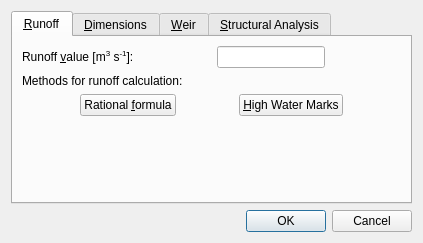
<?xml version="1.0" encoding="UTF-8"?>
<ui version="4.0">
 <class>SimpleDesign</class>
 <widget class="QDialog" name="SimpleDesign">
  <property name="geometry">
   <rect>
    <x>0</x>
    <y>0</y>
    <width>423</width>
    <height>236</height>
   </rect>
  </property>
  <property name="windowTitle">
   <string>Simple Design</string>
  </property>
  <layout class="QVBoxLayout" name="verticalLayout_2">
   <item>
    <widget class="QTabWidget" name="tabWidget">
     <property name="currentIndex">
      <number>0</number>
     </property>
     <widget class="QWidget" name="tabRunoff">
      <attribute name="title">
       <string>&amp;Runoff</string>
      </attribute>
      <layout class="QVBoxLayout" name="verticalLayout">
       <item>
        <layout class="QHBoxLayout" name="horizontalLayout">
         <item>
          <widget class="QLabel" name="label">
           <property name="text">
            <string>&lt;html&gt;&lt;head/&gt;&lt;body&gt;&lt;p&gt;Runoff &amp;amp;value [m&lt;span style=&quot; vertical-align:super;&quot;&gt;3&lt;/span&gt; s&lt;span style=&quot; vertical-align:super;&quot;&gt;-1&lt;/span&gt;]:&lt;/p&gt;&lt;/body&gt;&lt;/html&gt;</string>
           </property>
           <property name="buddy">
            <cstring>runoff</cstring>
           </property>
          </widget>
         </item>
         <item>
          <spacer name="horizontalSpacer_12">
           <property name="orientation">
            <enum>Qt::Horizontal</enum>
           </property>
           <property name="sizeHint" stdset="0">
            <size>
             <width>40</width>
             <height>20</height>
            </size>
           </property>
          </spacer>
         </item>
         <item>
          <widget class="QLineEdit" name="runoff">
           <property name="alignment">
            <set>Qt::AlignRight|Qt::AlignTrailing|Qt::AlignVCenter</set>
           </property>
          </widget>
         </item>
         <item>
          <spacer name="horizontalSpacer">
           <property name="orientation">
            <enum>Qt::Horizontal</enum>
           </property>
           <property name="sizeHint" stdset="0">
            <size>
             <width>40</width>
             <height>20</height>
            </size>
           </property>
          </spacer>
         </item>
        </layout>
       </item>
       <item>
        <widget class="QLabel" name="label_2">
         <property name="text">
          <string>Methods for runoff calculation:</string>
         </property>
         <property name="buddy">
          <cstring>runoffRationalFormula</cstring>
         </property>
        </widget>
       </item>
       <item>
        <layout class="QGridLayout" name="gridLayout_3">
         <item row="0" column="0">
          <spacer name="horizontalSpacer_2">
           <property name="orientation">
            <enum>Qt::Horizontal</enum>
           </property>
           <property name="sizeHint" stdset="0">
            <size>
             <width>40</width>
             <height>20</height>
            </size>
           </property>
          </spacer>
         </item>
         <item row="0" column="1">
          <widget class="QPushButton" name="runoffRationalFormula">
           <property name="text">
            <string>Rational &amp;formula</string>
           </property>
          </widget>
         </item>
         <item row="0" column="2">
          <spacer name="horizontalSpacer_3">
           <property name="orientation">
            <enum>Qt::Horizontal</enum>
           </property>
           <property name="sizeHint" stdset="0">
            <size>
             <width>40</width>
             <height>20</height>
            </size>
           </property>
          </spacer>
         </item>
         <item row="0" column="3">
          <widget class="QPushButton" name="runoffWaterMarks">
           <property name="text">
            <string>&amp;High Water Marks</string>
           </property>
          </widget>
         </item>
         <item row="0" column="4">
          <spacer name="horizontalSpacer_18">
           <property name="orientation">
            <enum>Qt::Horizontal</enum>
           </property>
           <property name="sizeHint" stdset="0">
            <size>
             <width>40</width>
             <height>20</height>
            </size>
           </property>
          </spacer>
         </item>
        </layout>
       </item>
       <item>
        <spacer name="verticalSpacer_3">
         <property name="orientation">
          <enum>Qt::Vertical</enum>
         </property>
         <property name="sizeHint" stdset="0">
          <size>
           <width>20</width>
           <height>40</height>
          </size>
         </property>
        </spacer>
       </item>
      </layout>
     </widget>
     <widget class="QWidget" name="tabDimensions">
      <attribute name="title">
       <string>&amp;Dimensions</string>
      </attribute>
      <layout class="QVBoxLayout" name="verticalLayout_4">
       <item>
        <layout class="QGridLayout" name="gridLayout_2">
         <item row="0" column="0">
          <widget class="QLabel" name="label_7">
           <property name="text">
            <string>&amp;Weir layers height [m]:</string>
           </property>
           <property name="buddy">
            <cstring>weirLayersHeight</cstring>
           </property>
          </widget>
         </item>
         <item row="0" column="1">
          <spacer name="horizontalSpacer_8">
           <property name="orientation">
            <enum>Qt::Horizontal</enum>
           </property>
           <property name="sizeType">
            <enum>QSizePolicy::Minimum</enum>
           </property>
           <property name="sizeHint" stdset="0">
            <size>
             <width>40</width>
             <height>20</height>
            </size>
           </property>
          </spacer>
         </item>
         <item row="0" column="2">
          <widget class="QComboBox" name="weirLayersHeight">
           <item>
            <property name="text">
             <string>0.15</string>
            </property>
           </item>
           <item>
            <property name="text">
             <string>0.20</string>
            </property>
           </item>
           <item>
            <property name="text">
             <string>0.30</string>
            </property>
           </item>
           <item>
            <property name="text">
             <string>0.50</string>
            </property>
           </item>
           <item>
            <property name="text">
             <string>1.00</string>
            </property>
           </item>
          </widget>
         </item>
         <item row="1" column="0">
          <widget class="QLabel" name="label_8">
           <property name="text">
            <string>&amp;Dam body layers height [m]:</string>
           </property>
           <property name="buddy">
            <cstring>bodyLayersHeight</cstring>
           </property>
          </widget>
         </item>
         <item row="1" column="1">
          <spacer name="horizontalSpacer_11">
           <property name="orientation">
            <enum>Qt::Horizontal</enum>
           </property>
           <property name="sizeType">
            <enum>QSizePolicy::Minimum</enum>
           </property>
           <property name="sizeHint" stdset="0">
            <size>
             <width>40</width>
             <height>20</height>
            </size>
           </property>
          </spacer>
         </item>
         <item row="1" column="2">
          <widget class="QComboBox" name="bodyLayersHeight">
           <item>
            <property name="text">
             <string>0.15</string>
            </property>
           </item>
           <item>
            <property name="text">
             <string>0.20</string>
            </property>
           </item>
           <item>
            <property name="text">
             <string>0.30</string>
            </property>
           </item>
           <item>
            <property name="text">
             <string>0.50</string>
            </property>
           </item>
           <item>
            <property name="text">
             <string>1.00</string>
            </property>
           </item>
          </widget>
         </item>
        </layout>
       </item>
       <item>
        <widget class="QGroupBox" name="groupBox">
         <property name="title">
          <string>Abutments</string>
         </property>
         <layout class="QVBoxLayout" name="verticalLayout_6">
          <item>
           <widget class="QRadioButton" name="abutmentEqual">
            <property name="text">
             <string>Abutment equal to layers height</string>
            </property>
            <property name="checked">
             <bool>true</bool>
            </property>
           </widget>
          </item>
          <item>
           <layout class="QHBoxLayout" name="horizontalLayout_3">
            <item>
             <widget class="QRadioButton" name="abutmentCustom">
              <property name="text">
               <string>Custom value [m]:</string>
              </property>
             </widget>
            </item>
            <item>
             <widget class="QLineEdit" name="abutmentValue">
              <property name="enabled">
               <bool>false</bool>
              </property>
              <property name="sizePolicy">
               <sizepolicy hsizetype="Minimum" vsizetype="Fixed">
                <horstretch>0</horstretch>
                <verstretch>0</verstretch>
               </sizepolicy>
              </property>
              <property name="alignment">
               <set>Qt::AlignRight|Qt::AlignTrailing|Qt::AlignVCenter</set>
              </property>
             </widget>
            </item>
            <item>
             <spacer name="horizontalSpacer_9">
              <property name="orientation">
               <enum>Qt::Horizontal</enum>
              </property>
              <property name="sizeHint" stdset="0">
               <size>
                <width>40</width>
                <height>20</height>
               </size>
              </property>
             </spacer>
            </item>
           </layout>
          </item>
         </layout>
        </widget>
       </item>
      </layout>
     </widget>
     <widget class="QWidget" name="tabWeir">
      <attribute name="title">
       <string>&amp;Weir</string>
      </attribute>
      <layout class="QVBoxLayout" name="verticalLayout_3">
       <item>
        <layout class="QGridLayout" name="gridLayout">
         <item row="0" column="0">
          <spacer name="horizontalSpacer_4">
           <property name="orientation">
            <enum>Qt::Horizontal</enum>
           </property>
           <property name="sizeHint" stdset="0">
            <size>
             <width>40</width>
             <height>20</height>
            </size>
           </property>
          </spacer>
         </item>
         <item row="0" column="1">
          <widget class="QLabel" name="label_3">
           <property name="layoutDirection">
            <enum>Qt::LeftToRight</enum>
           </property>
           <property name="text">
            <string>&amp;Lenght [m]:</string>
           </property>
           <property name="alignment">
            <set>Qt::AlignRight|Qt::AlignTrailing|Qt::AlignVCenter</set>
           </property>
           <property name="buddy">
            <cstring>weirLenght</cstring>
           </property>
          </widget>
         </item>
         <item row="0" column="2">
          <widget class="QLineEdit" name="weirLenght">
           <property name="sizePolicy">
            <sizepolicy hsizetype="Minimum" vsizetype="Fixed">
             <horstretch>0</horstretch>
             <verstretch>0</verstretch>
            </sizepolicy>
           </property>
           <property name="alignment">
            <set>Qt::AlignRight|Qt::AlignTrailing|Qt::AlignVCenter</set>
           </property>
          </widget>
         </item>
         <item row="0" column="3">
          <spacer name="horizontalSpacer_17">
           <property name="orientation">
            <enum>Qt::Horizontal</enum>
           </property>
           <property name="sizeHint" stdset="0">
            <size>
             <width>40</width>
             <height>20</height>
            </size>
           </property>
          </spacer>
         </item>
         <item row="1" column="0">
          <spacer name="horizontalSpacer_5">
           <property name="orientation">
            <enum>Qt::Horizontal</enum>
           </property>
           <property name="sizeHint" stdset="0">
            <size>
             <width>40</width>
             <height>20</height>
            </size>
           </property>
          </spacer>
         </item>
         <item row="1" column="1">
          <widget class="QLabel" name="label_4">
           <property name="text">
            <string>&amp;Coefficient:</string>
           </property>
           <property name="alignment">
            <set>Qt::AlignRight|Qt::AlignTrailing|Qt::AlignVCenter</set>
           </property>
           <property name="buddy">
            <cstring>weirCoefficient</cstring>
           </property>
          </widget>
         </item>
         <item row="1" column="2">
          <widget class="QLineEdit" name="weirCoefficient">
           <property name="sizePolicy">
            <sizepolicy hsizetype="Minimum" vsizetype="Fixed">
             <horstretch>0</horstretch>
             <verstretch>0</verstretch>
            </sizepolicy>
           </property>
           <property name="text">
            <string>1.45</string>
           </property>
           <property name="alignment">
            <set>Qt::AlignRight|Qt::AlignTrailing|Qt::AlignVCenter</set>
           </property>
          </widget>
         </item>
         <item row="1" column="3">
          <spacer name="horizontalSpacer_13">
           <property name="orientation">
            <enum>Qt::Horizontal</enum>
           </property>
           <property name="sizeHint" stdset="0">
            <size>
             <width>40</width>
             <height>20</height>
            </size>
           </property>
          </spacer>
         </item>
         <item row="2" column="0">
          <spacer name="horizontalSpacer_6">
           <property name="orientation">
            <enum>Qt::Horizontal</enum>
           </property>
           <property name="sizeHint" stdset="0">
            <size>
             <width>40</width>
             <height>20</height>
            </size>
           </property>
          </spacer>
         </item>
         <item row="2" column="1">
          <widget class="QLabel" name="label_6">
           <property name="text">
            <string>W&amp;ater level [m]:</string>
           </property>
           <property name="alignment">
            <set>Qt::AlignRight|Qt::AlignTrailing|Qt::AlignVCenter</set>
           </property>
           <property name="buddy">
            <cstring>waterLevel</cstring>
           </property>
          </widget>
         </item>
         <item row="2" column="2">
          <widget class="QLineEdit" name="waterLevel">
           <property name="sizePolicy">
            <sizepolicy hsizetype="Minimum" vsizetype="Fixed">
             <horstretch>0</horstretch>
             <verstretch>0</verstretch>
            </sizepolicy>
           </property>
           <property name="alignment">
            <set>Qt::AlignRight|Qt::AlignTrailing|Qt::AlignVCenter</set>
           </property>
          </widget>
         </item>
         <item row="2" column="3">
          <spacer name="horizontalSpacer_15">
           <property name="orientation">
            <enum>Qt::Horizontal</enum>
           </property>
           <property name="sizeHint" stdset="0">
            <size>
             <width>40</width>
             <height>20</height>
            </size>
           </property>
          </spacer>
         </item>
         <item row="3" column="0">
          <spacer name="horizontalSpacer_7">
           <property name="orientation">
            <enum>Qt::Horizontal</enum>
           </property>
           <property name="sizeHint" stdset="0">
            <size>
             <width>40</width>
             <height>20</height>
            </size>
           </property>
          </spacer>
         </item>
         <item row="3" column="1">
          <widget class="QLabel" name="label_5">
           <property name="text">
            <string>&amp;Height [m]:</string>
           </property>
           <property name="alignment">
            <set>Qt::AlignRight|Qt::AlignTrailing|Qt::AlignVCenter</set>
           </property>
           <property name="buddy">
            <cstring>weirHeight</cstring>
           </property>
          </widget>
         </item>
         <item row="3" column="2">
          <widget class="QLineEdit" name="weirHeight">
           <property name="sizePolicy">
            <sizepolicy hsizetype="Minimum" vsizetype="Fixed">
             <horstretch>0</horstretch>
             <verstretch>0</verstretch>
            </sizepolicy>
           </property>
           <property name="alignment">
            <set>Qt::AlignRight|Qt::AlignTrailing|Qt::AlignVCenter</set>
           </property>
          </widget>
         </item>
         <item row="3" column="3">
          <spacer name="horizontalSpacer_16">
           <property name="orientation">
            <enum>Qt::Horizontal</enum>
           </property>
           <property name="sizeHint" stdset="0">
            <size>
             <width>40</width>
             <height>20</height>
            </size>
           </property>
          </spacer>
         </item>
         <item row="4" column="0">
          <spacer name="horizontalSpacer_10">
           <property name="orientation">
            <enum>Qt::Horizontal</enum>
           </property>
           <property name="sizeHint" stdset="0">
            <size>
             <width>40</width>
             <height>20</height>
            </size>
           </property>
          </spacer>
         </item>
         <item row="4" column="1">
          <widget class="QLabel" name="label_9">
           <property name="text">
            <string>La&amp;yers:</string>
           </property>
           <property name="alignment">
            <set>Qt::AlignRight|Qt::AlignTrailing|Qt::AlignVCenter</set>
           </property>
           <property name="buddy">
            <cstring>weirLayers</cstring>
           </property>
          </widget>
         </item>
         <item row="4" column="2">
          <widget class="QLineEdit" name="weirLayers">
           <property name="sizePolicy">
            <sizepolicy hsizetype="Minimum" vsizetype="Fixed">
             <horstretch>0</horstretch>
             <verstretch>0</verstretch>
            </sizepolicy>
           </property>
           <property name="alignment">
            <set>Qt::AlignRight|Qt::AlignTrailing|Qt::AlignVCenter</set>
           </property>
          </widget>
         </item>
         <item row="4" column="3">
          <spacer name="horizontalSpacer_14">
           <property name="orientation">
            <enum>Qt::Horizontal</enum>
           </property>
           <property name="sizeHint" stdset="0">
            <size>
             <width>40</width>
             <height>20</height>
            </size>
           </property>
          </spacer>
         </item>
        </layout>
       </item>
      </layout>
     </widget>
     <widget class="QWidget" name="tabStructural">
      <attribute name="title">
       <string>&amp;Structural Analysis</string>
      </attribute>
      <layout class="QVBoxLayout" name="verticalLayout_5">
       <item>
        <layout class="QFormLayout" name="formLayout">
         <item row="0" column="0">
          <widget class="QLabel" name="label_10">
           <property name="text">
            <string>&lt;html&gt;&lt;head/&gt;&lt;body&gt;&lt;p&gt;Specific weight of water with sediment [t m&lt;span style=&quot; vertical-align:super;&quot;&gt;-3&lt;/span&gt;]:&lt;/p&gt;&lt;/body&gt;&lt;/html&gt;</string>
           </property>
          </widget>
         </item>
         <item row="0" column="1">
          <widget class="QLineEdit" name="specWater">
           <property name="text">
            <string>1.2</string>
           </property>
           <property name="alignment">
            <set>Qt::AlignRight|Qt::AlignTrailing|Qt::AlignVCenter</set>
           </property>
          </widget>
         </item>
         <item row="1" column="0">
          <widget class="QLabel" name="label_11">
           <property name="text">
            <string>&lt;html&gt;&lt;head/&gt;&lt;body&gt;&lt;p&gt;Specific weight of rock [t m&lt;span style=&quot; vertical-align:super;&quot;&gt;-3&lt;/span&gt;]:&lt;/p&gt;&lt;/body&gt;&lt;/html&gt;</string>
           </property>
          </widget>
         </item>
         <item row="1" column="1">
          <widget class="QLineEdit" name="specRock">
           <property name="text">
            <string>2.4</string>
           </property>
           <property name="alignment">
            <set>Qt::AlignRight|Qt::AlignTrailing|Qt::AlignVCenter</set>
           </property>
          </widget>
         </item>
         <item row="2" column="0">
          <widget class="QLabel" name="label_12">
           <property name="text">
            <string>Rock on rock friction factor:</string>
           </property>
          </widget>
         </item>
         <item row="2" column="1">
          <widget class="QLineEdit" name="frictionFactor">
           <property name="text">
            <string>0.75</string>
           </property>
           <property name="alignment">
            <set>Qt::AlignRight|Qt::AlignTrailing|Qt::AlignVCenter</set>
           </property>
          </widget>
         </item>
        </layout>
       </item>
      </layout>
     </widget>
    </widget>
   </item>
   <item>
    <widget class="QDialogButtonBox" name="buttonBox">
     <property name="orientation">
      <enum>Qt::Horizontal</enum>
     </property>
     <property name="standardButtons">
      <set>QDialogButtonBox::Cancel|QDialogButtonBox::Ok</set>
     </property>
    </widget>
   </item>
  </layout>
 </widget>
 <resources/>
 <connections>
  <connection>
   <sender>buttonBox</sender>
   <signal>accepted()</signal>
   <receiver>SimpleDesign</receiver>
   <slot>accept()</slot>
   <hints>
    <hint type="sourcelabel">
     <x>252</x>
     <y>209</y>
    </hint>
    <hint type="destinationlabel">
     <x>157</x>
     <y>213</y>
    </hint>
   </hints>
  </connection>
  <connection>
   <sender>buttonBox</sender>
   <signal>rejected()</signal>
   <receiver>SimpleDesign</receiver>
   <slot>reject()</slot>
   <hints>
    <hint type="sourcelabel">
     <x>320</x>
     <y>209</y>
    </hint>
    <hint type="destinationlabel">
     <x>286</x>
     <y>213</y>
    </hint>
   </hints>
  </connection>
 </connections>
</ui>
